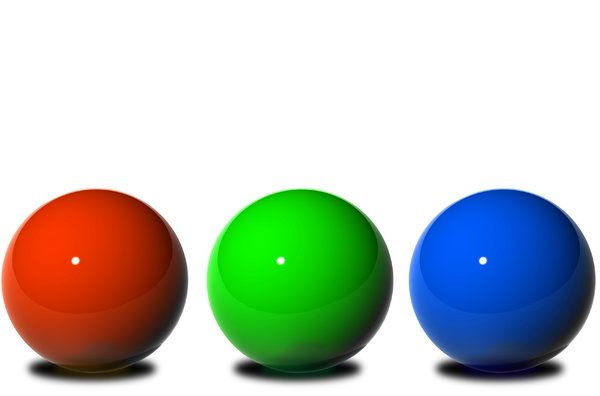
#> input picture assets/mask.jpg, 600 x 396 px, found by its file name
$ python colordetection.py
#> lines starting #> are read from the running program, lines starting #| are printed output that depends on the picture; after the words box and inside, x2 and y2 are one past the last pixel; in counts of white or black regions, pixels touching at a corner belong together
#> further down, img is the input picture: PIL image 600x396 RGB; mean R, G, B 186.6, 196.3, 185.9
import cv2
import numpy as np
import math
from PIL import Image


def color_detection(img,lower,upper):
    mask = np.zeros((img.shape[0],img.shape[1],img.shape[2]),dtype=np.uint8)
    img = cv2.cvtColor(img, cv2.COLOR_RGB2HSV)
#> img: shape (396, 600, 3); mean H, S, V 22.6, 77.6, 221.6
    for i in range(img.shape[0]):
        for j in range(img.shape[1]):
            if img[i][j][0] >= lower[0] and img[i][j][1] >= lower[1] and img[i][j][2] >= lower[2] and img[i][j][0] <= upper[0] and img[i][j][1] <= upper[1] and img[i][j][2] <= upper[2]:
                mask[i][j][0] = 255
                mask[i][j][1] = 255
                mask[i][j][2] = 255
            else:
                mask[i][j][0] = 0
                mask[i][j][1] = 0
                mask[i][j][2] = 0
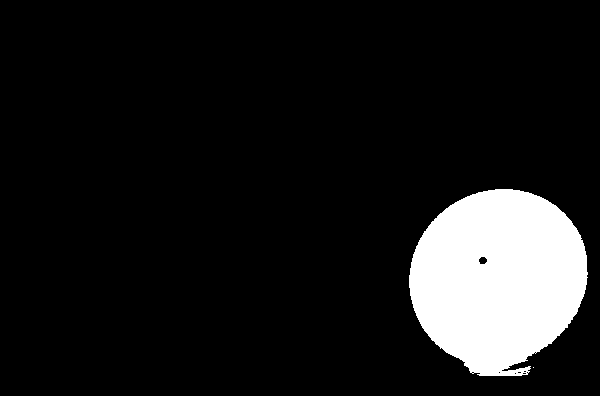
#> mask: shape (396, 600, 3); 10.6% white; 2 white regions (1 under 20 px), largest, box (x1, y1, x2, y2) and area: (409, 189, 588, 376) 25166
    img = np.bitwise_and(mask,img)
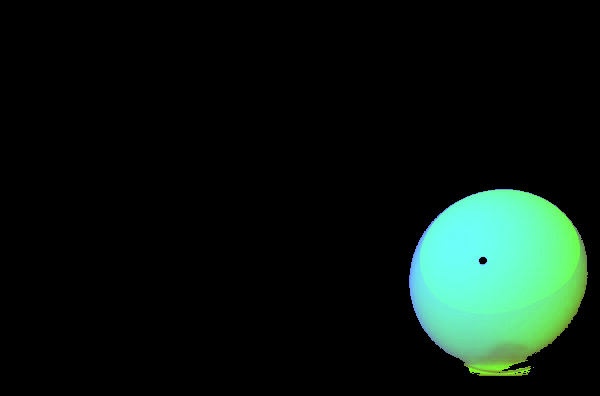
#> img: shape (396, 600, 3); mean of channels 0, 1, 2 11.6, 25.1, 18.6; drawn as R, G, B
    res = cv2.cvtColor(img, cv2.COLOR_HSV2RGB)
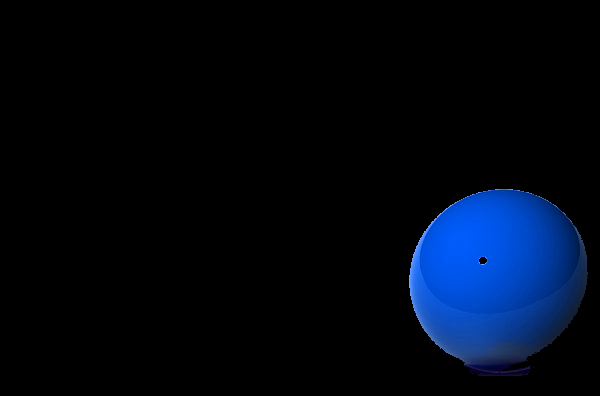
#> res: shape (396, 600, 3); mean R, G, B 1, 7.3, 18.6
    return res

img = Image.open(r"assets/mask.jpg")
img = np.array(img)


lower = np.array([94,130,38])
upper = np.array([179,255,255])
res = color_detection(img,lower,upper)

final_img = Image.fromarray(res.astype(np.uint8))
final_img.show()
final_img.save("Masking/masked.png")
